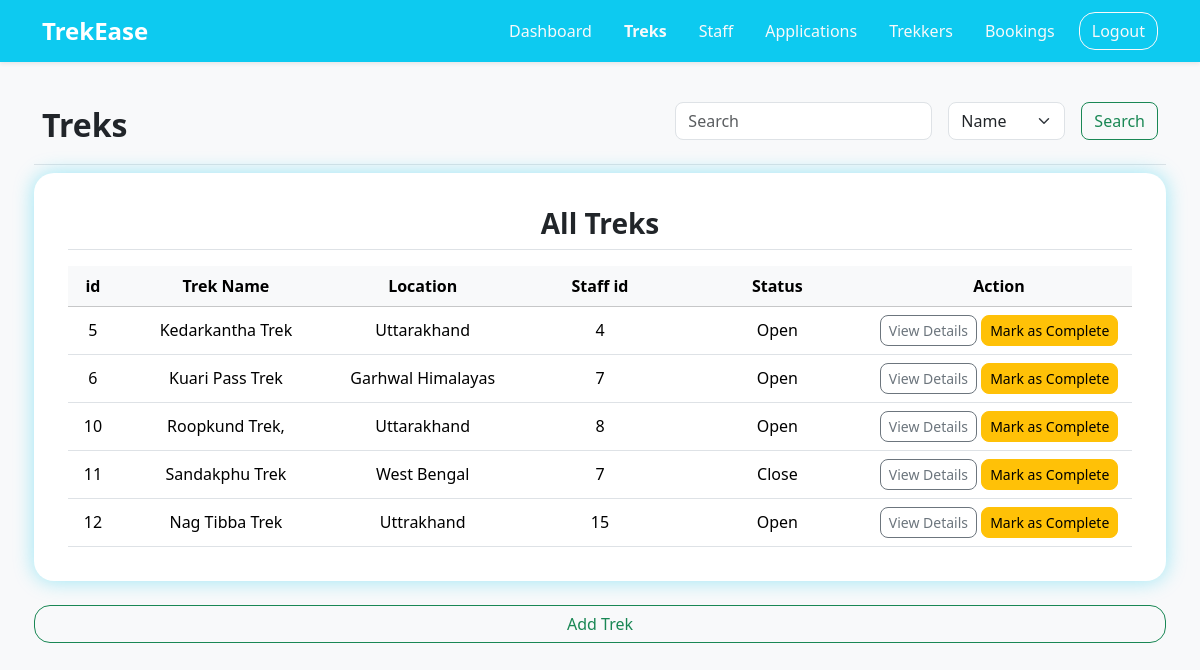
The page /treks on the database as committed earlier.
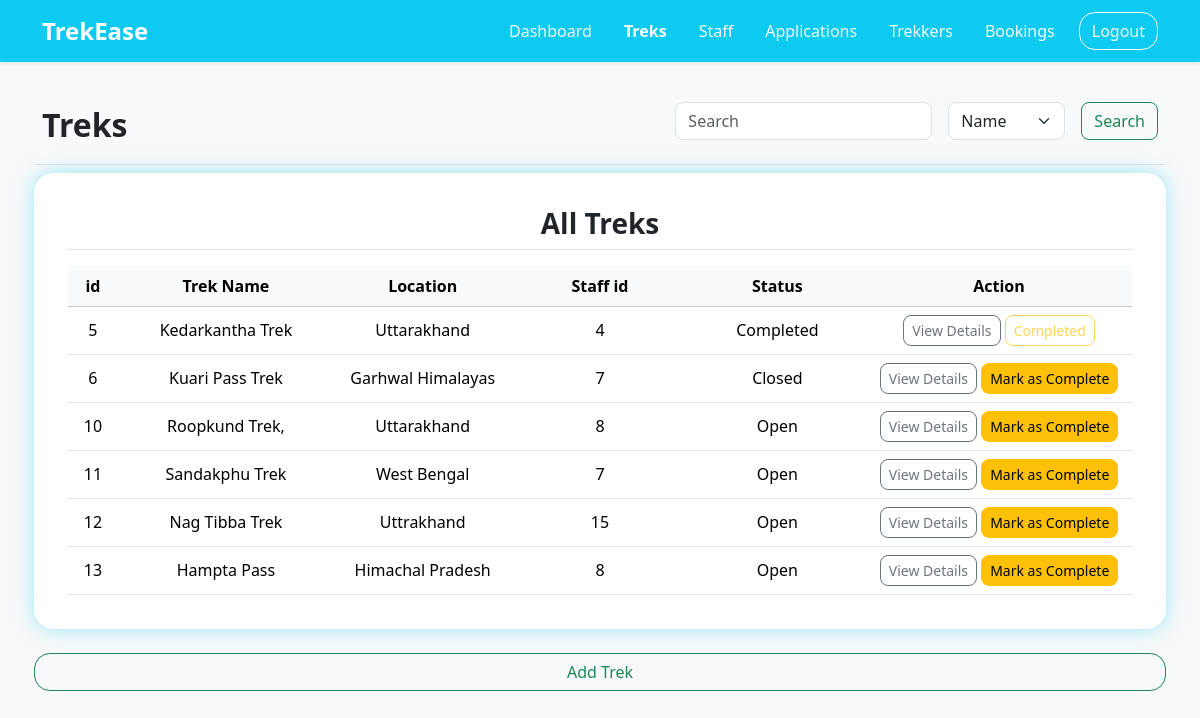
The same page on the database as committed later.
### application/models.py (models this page shows)
class Trek(db.Model):
    __tablename__ = "trek"
    id = db.Column(db.Integer(), primary_key=True)
    trek_name = db.Column(db.String(30), unique=True, nullable=False)
    location = db.Column(db.String(), nullable=False)
    difficulty = db.Column(db.String(), nullable=False)
    duration = db.Column(db.Integer(), nullable=False)
    available_slots = db.Column(db.Integer(), nullable=False)
    staff_id = db.Column(db.Integer(), db.ForeignKey("user.id"))
    status = db.Column(db.String(), default="Open", nullable=False)
    start_date = db.Column(db.Date, nullable=False)
    end_date = db.Column(db.Date, nullable=False)
    description = db.Column(db.Text)
    image = db.Column(db.String(), nullable=False)
    created_at = db.Column(db.Date, default=date.today, nullable=False)
    bookings = db.relationship("Booking", backref="trek")

### application/controllers.py (the view)
@app.route("/treks")
def treks():
    treks = Trek.query.all()
    return render_template("/admin/treks.html",treks=treks)

### templates/admin/treks.html (shortened to what the changed rows need)
<!DOCTYPE html>
<html lang="en">
<head>
    <link href="https://cdn.jsdelivr.net/npm/bootstrap@5.3.2/dist/css/bootstrap.min.css" rel="stylesheet">
    <link rel="stylesheet" href="/static/style.css">
</head>
<body class="d-flex flex-column min-vh-100 bg-light">
    <div class="container text-center">
        <div class="text-center mt-4">
            <div class="row my-4 g-3">
                <div class="mb-2 d-flex justify-content-between align-items-center w-100 border-bottom pb-2">
                    <h2 class="fw-semibold">Treks</h2>
                </div>
                <div class="admin-tables mb-2">
                    <table class="table table-hover align-middle mb-0">
                        <thead class="text-center table-light sticky-top">
                            <tr>
                                <th scope="col">id</th>
                                <th scope="col">Trek Name</th>
                                <th class="col-2"scope="col">Location</th>
                                <th class="col-2" scope="col">Staff id</th>
                                <th class="col-2" scope="col">Status</th>
                                <th class="col-3" scope="col">Action</th>
                            </tr>
                        </thead>
                        <tbody class="text-center">
                            {% for trek in treks %}
                            <tr>
                                <td>{{trek.id}}</td>
                                <td>{{trek.trek_name}}</td>
                                <td>{{trek.location}}</td>
                                <td>{{trek.staff_id}}</td>
                                <td>{{trek.status}}</td>
                                <td>
                                    <a href="/details/1/trek/{{trek.id}}"
                                    class="btn btn-outline-secondary btn-sm rounded-3">View Details</a>
                                    {% if trek.status != 'Completed' %}
                                    <a href="/admin_update/trek/complete/{{trek.id}}"
                                        class=" btn btn-warning rounded-3 btn-sm ">Mark as Complete</a>
                                    {% elif trek.status == 'Completed' %}
                                    <a href="/admin_update/trek/complete/{{trek.id}}"
                                        class=" btn btn-outline-warning rounded-3 btn-sm disabled">Completed</a>
                                    {% endif %}
                                </td>
                            </tr>
                            {% endfor %}
                        </tbody>
                    </table>
                </div>
            </div>
        </div>
    </div>
</body>
</html>

Rows that differ between the two databases and show on the page:
changed Trek "Kedarkantha Trek": status "Open" → "Completed"; status "Mark as Complete" → "Completed"
changed Trek "Kuari Pass Trek": status "Open" → "Closed"
changed Trek "Sandakphu Trek": status "Close" → "Open"
added Trek: id "13", trek_name "Hampta Pass", location "Himachal Pradesh", staff_id "8", status "Open"
